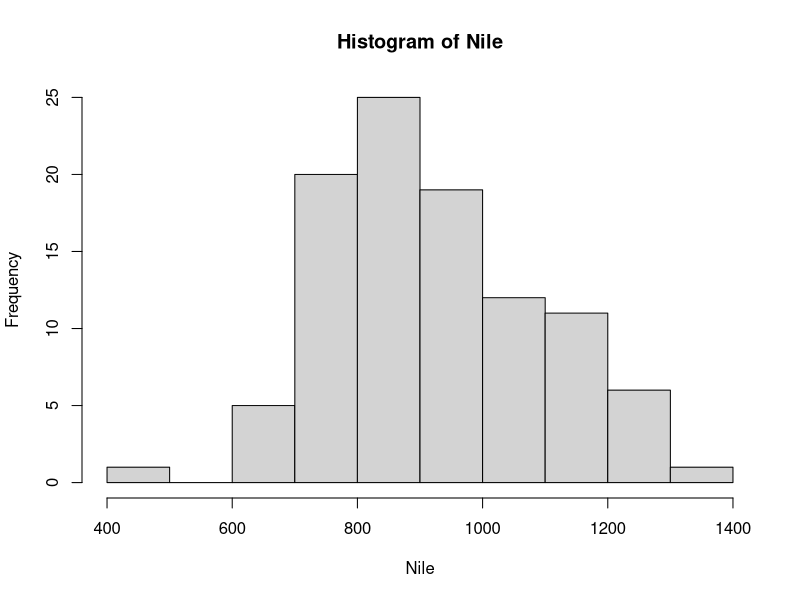
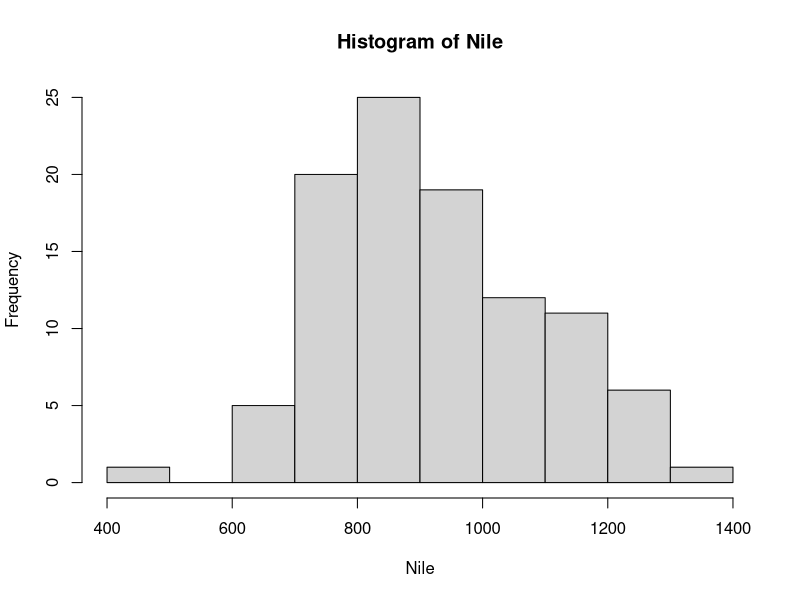
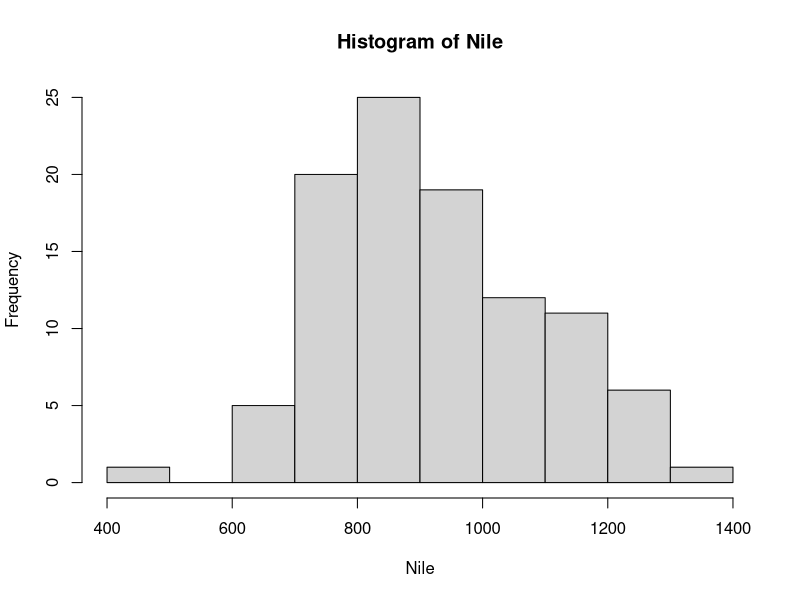
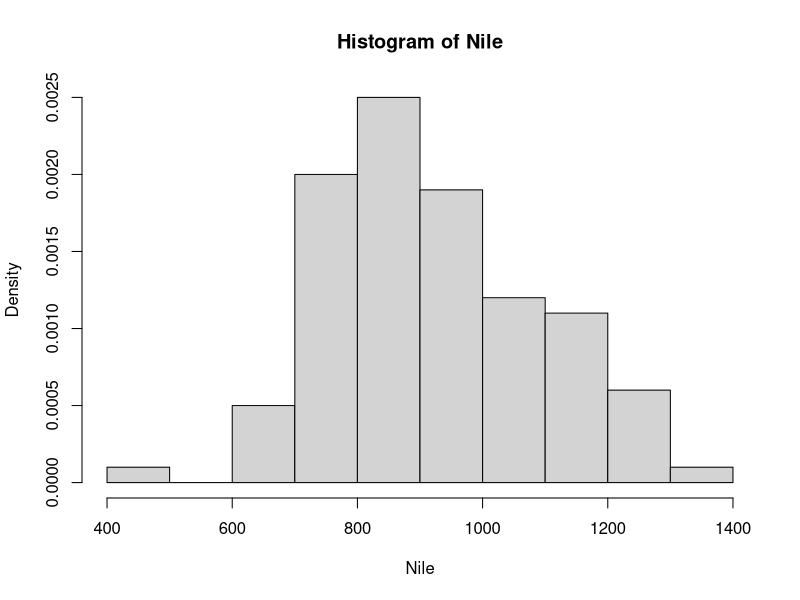
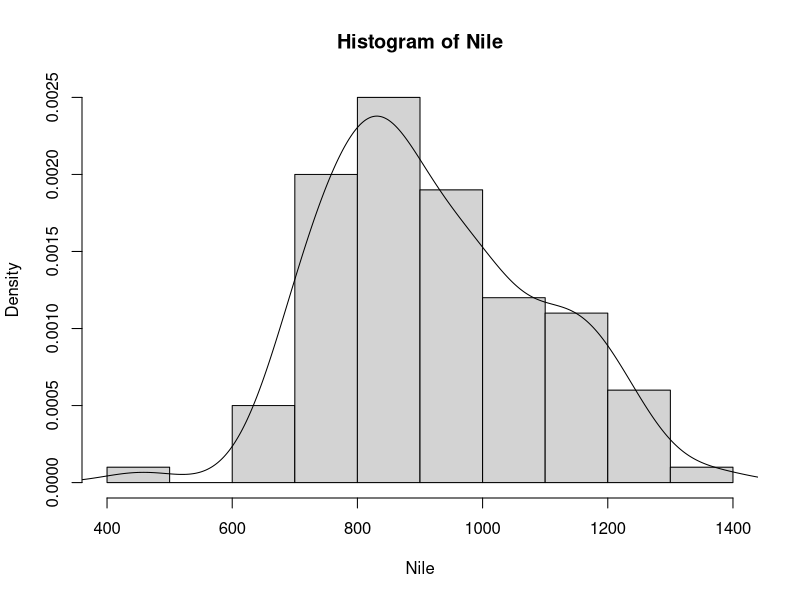
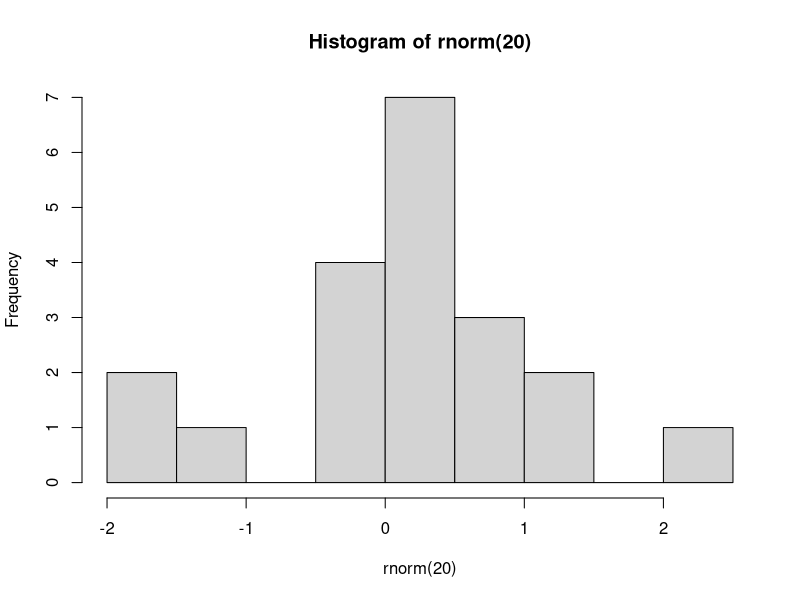

Recreate these plots in R, in order.
# 데이터 셋
# 데이터의 집합

# 샘플 데이터셋 목록 보기
data()

# 히스토그램 : 빈도수(frequency) 기준
hist(Nile)
hist(Nile, freq=T)
hist(Nile, freq=TRUE)


# 히스토그램 : 밀도(density) 기준
hist(Nile, freq=F)
hist(Nile, freq=FALSE)

# 히스토그램 : 분포곡선 추가
lines(density(Nile))

# 히스토그램 파일 저장하기
par(mfrow = c(1,1)) #
pdf("d:/RLang/outputs/batch.pdf")
hist(rnorm(20))
dev.off()

